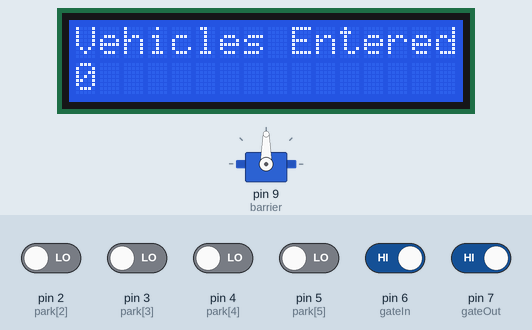
Simulated run of this sketch. Board: Arduino Uno, built with avr-gcc and run on an emulated ATmega328P. On the bench: servo, 16×2 character LCD. Inputs (shaded band) come from the test bench; at power-on: pin 6 (gateIn), pin 7 (gateOut) HIGH, pin 2 (park[2]), pin 3 (park[3]), pin 4 (park[4]), pin 5 (park[5]) LOW.

Above: at 4.2 s.
4.3 s: pin 6 (gateIn) driven LOW
At 5.6 s:
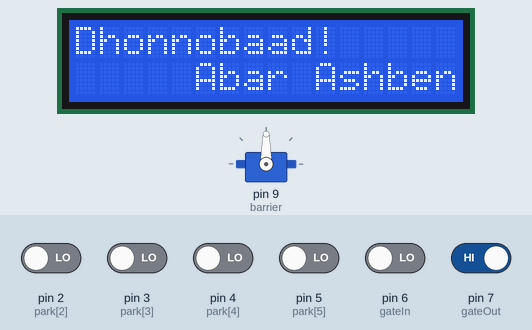
9.5 s: pin 7 (gateOut) driven LOW
At 18.6 s:
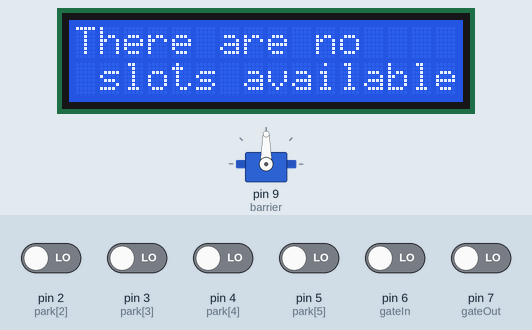
22.3 s: pin 6 (gateIn) driven HIGH
At 23.2 s:
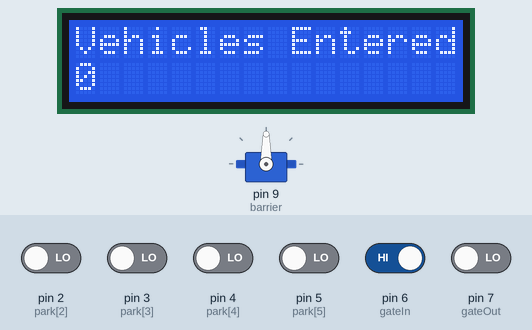
26.4 s: pin 7 (gateOut) driven HIGH
Timing chart, 0 to 29.4 s (numbered marks = the images above; inputs shaded):
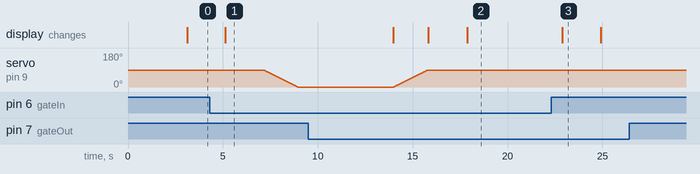

The sketch:

Proj.ino
```cpp
#include <Wire.h>
#include <LiquidCrystal_I2C.h>
#include <Servo.h>

//Set the LCD address to 0x27 for a 16 chars and 2 line display
LiquidCrystal_I2C lcd(0x27, 16, 2);
Servo barrier;

int park[] = {0, 1, 2, 3, 4, 5};
int gateIn = 6;
int gateOut = 7;

int barrierPos = 90;
//bool isFree[6];
int Free;
String str,avl;
int cnt;

void setup()
{
  pinMode(park[1], INPUT);
  pinMode(park[2], INPUT);
  pinMode(park[3], INPUT);
  pinMode(park[4], INPUT);
  pinMode(park[5], INPUT);
  pinMode(gateIn, INPUT);
  pinMode(gateOut, INPUT);

  Serial.begin(9600);

  barrier.attach(9);
  barrier.write(barrierPos);

  lcd.begin();
  lcd.backlight();
  lcd.setCursor(0, 0);
  lcd.print("Welcome to MIST");
  lcd.setCursor(5, 1);
  lcd.print("Car Parking");
  delay (3000);

  //for(int id = 1; id<=5; id += 1)
  //{
  //  if (digitalRead (park[id]) == LOW) isFree[id] = false;
  //  else isFree[id] = true;
  //}

  cnt = 0;
}

void loop()
{
  avl = String(cnt);
  lcd.clear();
  lcd.setCursor(0, 0);
  lcd.print("Vehicles Entered");
  lcd.setCursor(0, 1);
  lcd.print(avl);
  delay (2000);


  avl = "";
  if (digitalRead (gateOut) == LOW)
  {
    Free = 0;
    for(int id = 1; id<=5; id += 1)
    {
      if ( digitalRead (park[id]) == HIGH )
      {
        avl = avl + String(id) + " " ;
        Free += 1;
      }
    }

    lcd.clear();
    str = "There are ";
    if (Free == 0) str = str + "no";
    else str = str + String(Free);
    lcd.setCursor(0, 0);
    lcd.print(str);
    lcd.setCursor(1, 1);
    lcd.print("slots available");
    delay (2000);

    if (Free == 0) delay (3000);
    else
    {
      lcd.clear();
      str = "Available slot";
      if (Free > 1) str = str + "s";
      lcd.setCursor(0, 0);
      lcd.print(str);
      lcd.setCursor(0, 1);
      lcd.print(avl);

      for(barrierPos; barrierPos>=0; barrierPos -= 1)
      {
        barrier.write(barrierPos);
        delay(20);
      }

      while (digitalRead (gateIn) == HIGH)
      {
        delay (5000);
        if(digitalRead (gateIn) == LOW)
        {
          cnt += 1;
          break;
        }
        if(digitalRead (gateOut) == HIGH) break;

      }
      lcd.clear();

      for(barrierPos; barrierPos<=90; barrierPos += 1)
      {
        barrier.write(barrierPos);
        delay(20);
      }
    }
  }

  if (digitalRead (gateIn) == LOW)
  {
    lcd.clear();
    lcd.setCursor(0, 0);
    lcd.print("Dhonnobaad!");
    lcd.setCursor(5, 1);
    lcd.print("Abar Ashben");
    delay (2000);

    for(barrierPos; barrierPos>=0; barrierPos -= 1)
    {
      barrier.write(barrierPos);
      delay(20);
    }

    while (digitalRead (gateOut) == HIGH)
    {
      delay (5000);
      if(digitalRead (gateIn) == HIGH) break;
    }
    lcd.clear();

    for(barrierPos; barrierPos<=90; barrierPos += 1)
    {
      barrier.write(barrierPos);
      delay(20);
    }
  }
}
```

Measured:
- after the input at 4.3 s, servo on pin 9 (barrier): moves from 90° to 0° over 1.8 s, starting after 2.9 s; the display: changes after 0.84 s (image 1)
- after the input at 9.5 s, servo on pin 9 (barrier): moves from 0° to 90° over 1.8 s, starting after 4.5 s; the display: first changes after 4.5 s (image 2 shows a later state)
- after the input at 22.3 s, servo on pin 9 (barrier): stops changing and stays 90°; the display: changes after 0.58 s (image 3)
- what the display in image 3 shows lasts 2.0 s, from 22.9 s to 24.9 s
